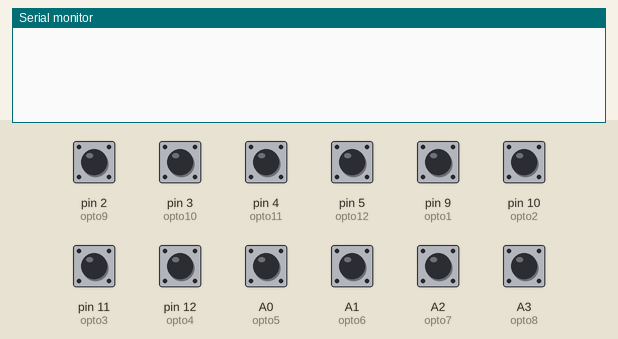
This sketch was run on a simulated Arduino Uno, built with avr-gcc and run on an emulated ATmega328P. Shown: the last lines printed to the serial monitor. The inputs (shaded band) are chosen by the test bench; at power-on: A0 (opto5), A1 (opto6), A2 (opto7), A3 (opto8), pin 2 (opto9), pin 3 (opto10), pin 4 (opto11), pin 5 (opto12), pin 9 (opto1), pin 10 (opto2), pin 11 (opto3), pin 12 (opto4) HIGH.

Above: at 1.2 s.
1.3 s: pin 2 (opto9) pulled LOW for 0.15 s
At 2.6 s:
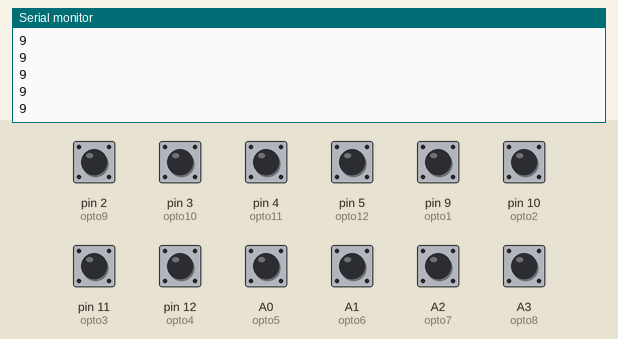
2.9 s: pin 3 (opto10) pulled LOW for 0.15 s
At 4.2 s:
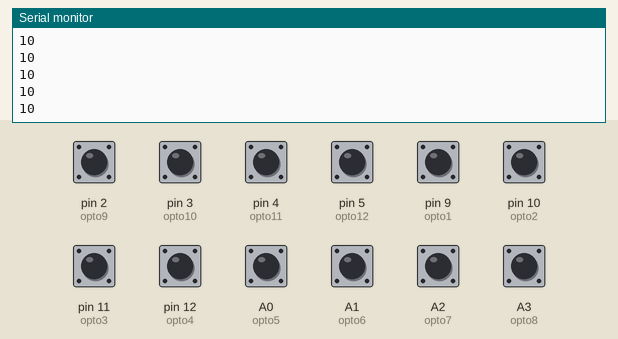
4.5 s: pin 4 (opto11) pulled LOW for 0.15 s
At 5.4 s:
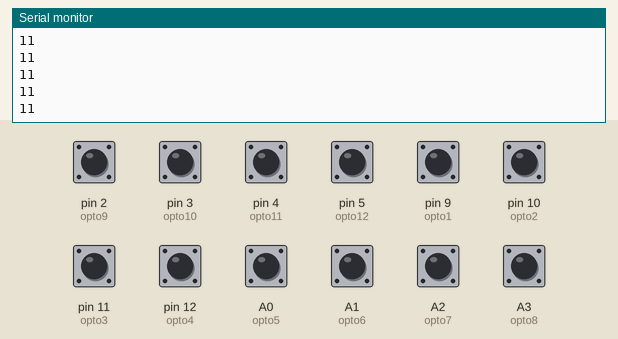
6.1 s: pin 5 (opto12) pulled LOW for 0.15 s
At 7.4 s:
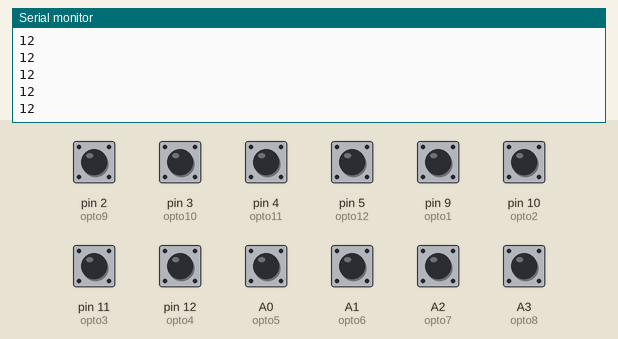
7.7 s: pin 9 (opto1) pulled LOW for 0.15 s
At 9.0 s:
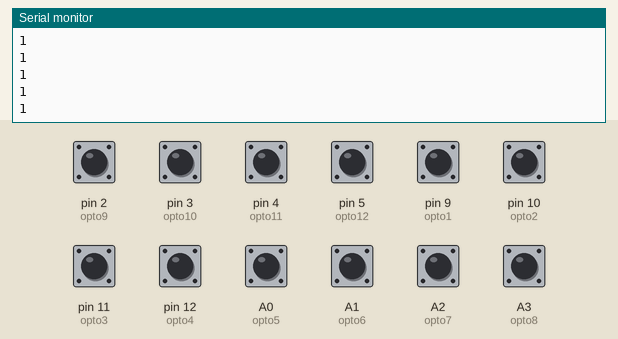
9.3 s: pin 10 (opto2) pulled LOW for 0.15 s
At 10.2 s:
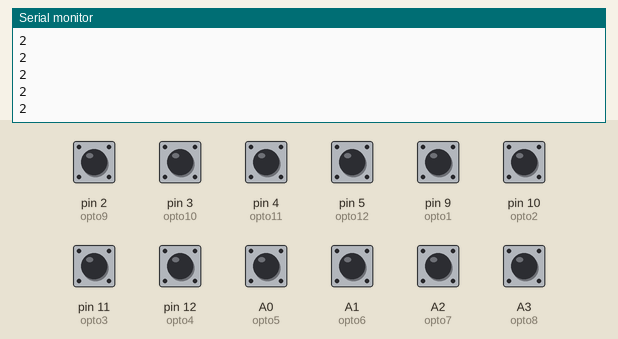
Timing chart, 0 to 11.9 s (numbered marks = the images above; inputs shaded):
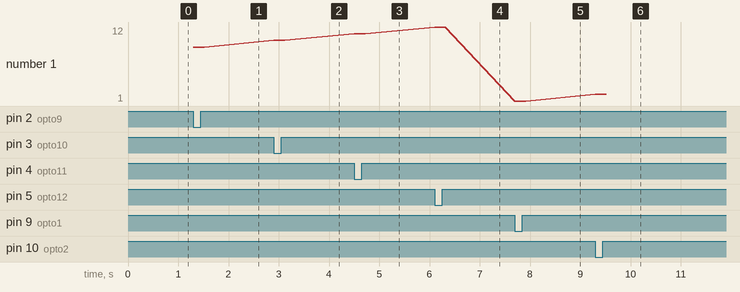

The sketch:

opto_tester.ino
```cpp
/*
 * Opto-Isolator Board Testing Code for Pinball Computers
 *
 *
 */

// assign I/O pins
#define opto1 9
#define opto2 10
#define opto3 11
#define opto4 12
#define opto5 A0
#define opto6 A1
#define opto7 A2
#define opto8 A3
#define opto9 2
#define opto10 3
#define opto11 4
#define opto12 5

void setup() {
  Serial.begin(9600);

  pinMode(opto1, INPUT_PULLUP);
  pinMode(opto2, INPUT_PULLUP);
  pinMode(opto3, INPUT_PULLUP);
  pinMode(opto4, INPUT_PULLUP);
  pinMode(opto5, INPUT_PULLUP);
  pinMode(opto6, INPUT_PULLUP);
  pinMode(opto7, INPUT_PULLUP);
  pinMode(opto8, INPUT_PULLUP);
  pinMode(opto9, INPUT_PULLUP);
  pinMode(opto10, INPUT_PULLUP);
  pinMode(opto11, INPUT_PULLUP);
  pinMode(opto12, INPUT_PULLUP);

}

void loop() {
  if (digitalRead(opto1) == LOW) Serial.println("1");
  if (digitalRead(opto2) == LOW) Serial.println("2");
  if (digitalRead(opto3) == LOW) Serial.println("3");
  if (digitalRead(opto4) == LOW) Serial.println("4");
  if (digitalRead(opto5) == LOW) Serial.println("5");
  if (digitalRead(opto6) == LOW) Serial.println("6");
  if (digitalRead(opto7) == LOW) Serial.println("7");
  if (digitalRead(opto8) == LOW) Serial.println("8");
  if (digitalRead(opto9) == LOW) Serial.println("9");
  if (digitalRead(opto10) == LOW) Serial.println("10");
  if (digitalRead(opto11) == LOW) Serial.println("11");
  if (digitalRead(opto12) == LOW) Serial.println("12");
}
```

Measured:
- after the input at 1.3 s, the serial monitor: prints a new line at once (image 1)
- after the input at 2.9 s, the serial monitor: prints a new line at once (image 2)
- after the input at 4.5 s, the serial monitor: prints a new line at once (image 3)
- after the input at 6.1 s, the serial monitor: prints a new line at once (image 4)
- after the input at 7.7 s, the serial monitor: prints a new line at once (image 5)
- after the input at 9.3 s, the serial monitor: prints a new line at once (image 6)
- plotted number 1: 9 → 10 after the input at 2.9 s, 10 → 11 after the input at 4.5 s, 11 → 12 after the input at 6.1 s, 12 → 1 after the input at 7.7 s, 1 → 2 after the input at 9.3 s
